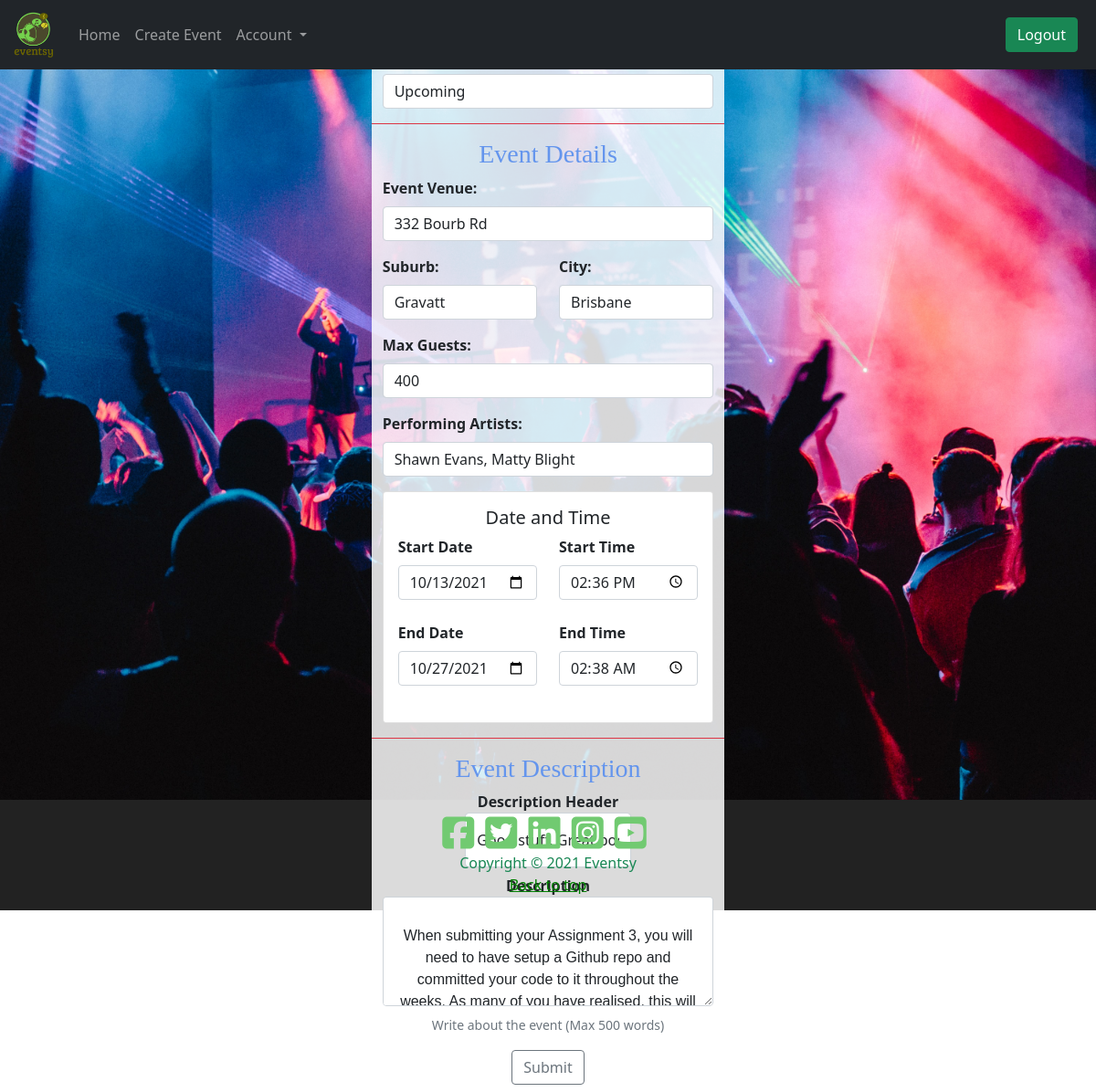
The page /events/4/update (signed in) on the database as committed earlier.
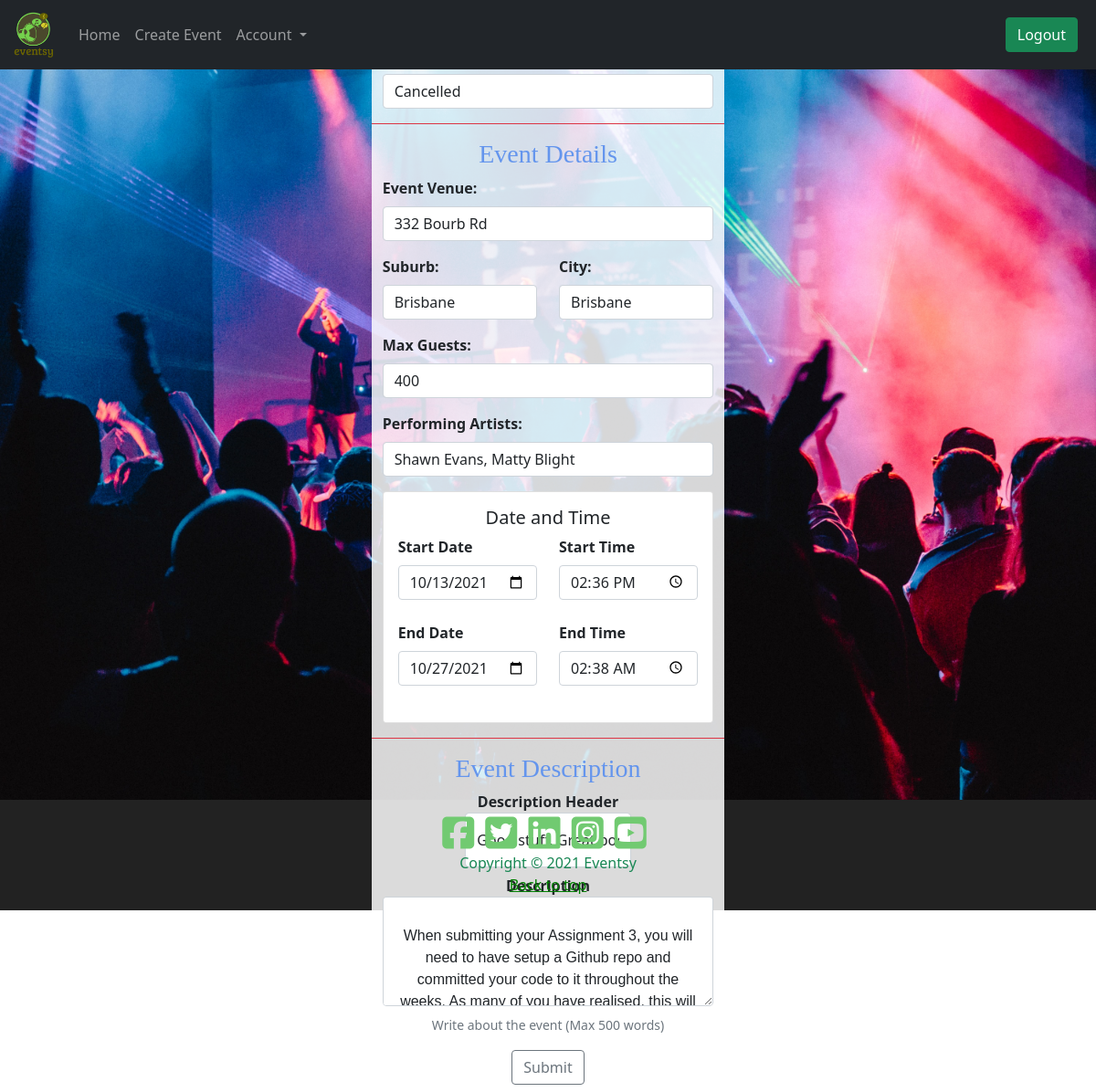
The same page on the database as committed later.
### Website/models.py (models this page shows, shortened)
class Event(db.Model):
    __tablename__ = 'events'
    id = db.Column(db.Integer, primary_key=True)
    title = db.Column(db.String(80), nullable=False)
    startdate = db.Column(db.Date, nullable=False)
    enddate = db.Column(db.Date, nullable=False)
    status = db.Column(db.String(30), nullable=False)
    starttime = db.Column(db.Time, nullable=False)
    endtime = db.Column(db.Time, nullable=False)
    address = db.Column(db.String, nullable=False)
    city = db.Column(db.String(80))
    suburb = db.Column(db.String(80))
    maxguests = db.Column(db.Integer, nullable=False)
    image = db.Column(db.String(400))
    type = db.Column(db.String(80))
    description = db.Column(db.String(200))
    description_header = db.Column(db.String(100))
    artist = db.Column(db.String(80), nullable=False)
    comments = db.relationship('Comment', backref='events')
    user = db.Column(db.Integer, db.ForeignKey('users.id'))
    name = db.relationship('User', backref='events')

### Website/event.py (the view)
@bp.route('/<id>/update', methods=['GET', 'POST'])
@login_required
def update(id):
    event = Event.query.filter_by(id=id).first()
    form = UpdateEvent()
    form.title.data = event.title
    form.startdate.data = event.startdate
    form.enddate.data = event.enddate
    form.starttime.data = event.starttime
    form.endtime.data = event.endtime
    form.address.data = event.address
    form.city.data = event.city
    form.suburb.data = event.suburb
    form.maxguests.data = event.maxguests
    form.type.data = event.type
    form.status.data = event.status
    form.description.data = event.description
    form.artist.data = event.artist
    form.description_header.data = event.description_header
    if form.validate_on_submit():
        event.title = request.form["title"]
        event.address = request.form["address"]
        event.city = request.form["city"]
        event.suburb = request.form["city"]
        event.maxguests = request.form["maxguests"]
        event.type = request.form["type"]
        event.status = request.form["status"]
        event.description = request.form["description"]
        event.artist = request.form["artist"]
        event.description_header = request.form["description_header"]
        db.session.commit()
        print('Event updated successfully')
        print(event.title)
        return redirect(url_for('event.myevents'))
    else:
        return render_template('forms.html', form=form, heading="Update", id=id)

### Website/__init__.py (called while the page is built)
def create_app():
    app = Flask(__name__)
    bootstrap = Bootstrap(app)
    login_manager = LoginManager()
    login_manager.login_view = 'auth.login'
    login_manager.init_app(app)
    from .models import User
    @login_manager.user_loader
    def load_user(user_id):
        return User.query.get(int(user_id))
    newkey = random.Random()
    key = newkey.randint(1, 100000000)
    keystring = str(key)
    app.secret_key = keystring
    print(f" * Secret key: {app.secret_key}")
    app.config['SQLALCHEMY_DATABASE_URI'] = 'sqlite:///musicdb.sqlite'
    db.init_app(app)
    UPLOAD_FOLDER = 'static/images/event_imgs/'
    app.config['UPLOAD_FOLDER'] = UPLOAD_FOLDER
    from . import views
    app.register_blueprint(views.bp)
    from . import auth
    app.register_blueprint(auth.bp)
    from . import event
    app.register_blueprint(event.bp)
    return app

### Website/templates/forms.html (shortened to what the changed rows need)
{% extends "base.html" %}
{% import "bootstrap/wtf.html" as wtf %}
{% block content %}
{% if heading|lower != "create an event" %}
<div class="container-fluid d-flex flex-column justify-content-center text-center top_form">
    <div class="row d-flex justify-content-center mx-2">
        <div class="login_form col-sm-7 col-md-6 col-lg-4 rounded-2 pt-3">
            {% elif heading|lower == "create an event" %}
            <div class="container-fluid d-flex flex-column justify-content-center text-center top_form">
                <div class="row d-flex justify-content-center mt-3 mb-3">
                    <div class="create_form col-sm-8 col-lg-8 rounded-2 pt-3">
                        {% elif heading|lower == "update" %}
                        <div class="container-fluid d-flex flex-column justify-content-center text-center top_form">
                            <div class="row d-flex justify-content-center mt-3 mb-3">
                                <div class="create_form col-sm-8 col-lg-8 rounded-2 pt-3">
                                    {% endif %}
                                    <div class="col mx-auto mt-2">
                                        {% if heading|lower == 'login' %}
                                        <p>New user? <a href="{{ url_for('auth.register') }}">Click here</a> to
                                            register.</p>
                                        {% elif heading|lower == 'register form' %}
                                        <p>Already a user? <a href="{{ url_for('auth.login') }}">Click here</a> to log
                                            in.</p>
                                        {% elif heading|lower == "update" %}
                                        <form method="POST" action="{{ url_for('event.update', id=id)}}"
                                            enctype="multipart/form-data">
                                            <div class="row mb-3 mr-4 ml-4">
                                                <div class="generalInfo border-bottom border-danger">
                                                    <div class=" mt-3 mb-3">
                                                    </div>
                                                    <div class=" mt-3 mb-3">
                                                        <strong><label class="form-label" for="Status">Event Status:</label></strong>
                                                        {{form.status(class_="form-control")}}
                                                    </div>
                                                </div>
                                            </div>
                                            <div class="row mb-3">
                                                <div class="EventSpecific border-bottom border-danger">
                                                    <div class="generalInfoHeading">
                                                        <h3> Event Details</h3>
                                                    </div>
                                                    <div>
                                                        <strong><label class="form-label" for="EventVenue"> Event
                                                                Venue:</label></strong>
                                                        {{form.address(class_="form-control",placeholder="Enter
                                                        venue")}}
                                                    </div>
                                                    <div class="mt-3 row mb-3">
                                                        <div class="col-md-6">
                                                            <div class="form-outline">
                                                                <strong><label class="form-label"
                                                                        for="Suburb">Suburb:</label></strong>
                                                                {{form.suburb(class_="form-control",placeholder="Enter
                                                                Suburb")}}
                                                            </div>
                                                        </div>
                                                        <div class="col">
                                                            <div class="form-outline">
                                                                <strong><label class="form-label"
                                                                        for="City">City:</label></strong>
                                                                {{form.city(class_="form-control",placeholder="Enter
                                                                City")}}
                                                            </div>
                                                        </div>
                                                    </div>
                                                    <div class=" mt-3 mb-3">
                                                        <strong><label class="form-label" for="Max-guests"> Max
                                                                Guests:</label></strong>
                                                        {{form.maxguests(class_="form-control",
                                                        placeholder="Capacity for the Event")}}
                                                    </div>
                                                    <div>
                                                        <strong><label class="form-label" for="PerformingArtists">
                                                                Performing
                                                                Artists:</label></strong>
                                                        {{form.artist(class_="form-control",placeholder="Names of artist
                                                        Performing
                                                        ")}}
                                                    </div>
                                                    <div class=" mt-3 mb-3 ">
                                                        <div class="card d-block mx-auto ">
                                                            <div class="card-body">
                                                                <h5 class="card-title">Date and Time</h5>
                                                                <div>
                                                                    <div class="row mb-4 ">
                                                                        <div class="col-md-6">
                                                                            <div class="form-outline">
                                                                                <strong><label class="form-label"
                                                                                        for="EventStartDate">Start
                                                                                        Date</label></strong>
                                                                                {{form.startdate(type="date",
                                                                                class_="form-control")}}
                                                                            </div>
                                                                        </div>
                                                                        <div class="col">
                                                                            <div class="form-outline">
                                                                                <strong><label class="form-label"
                                                                                        for="EventStartTime">Start
                                                                                        Time</label></strong>
                                                                                {{form.starttime(type="time",
                                                                                class_="form-control")}}
                                                                            </div>
                                                                        </div>
                                                                    </div>
                                                                    <div class="row mb-4 ">
                                                                        <div class="col-md-6">
                                                                            <div class="form-outline">
                                                                                <strong><label class="form-label"
                                                                                        for="EventEndDate">End
                                                                                        Date</label></strong>
                                                                                {{form.enddate(type="date",
                                                                                class_="form-control")}}
                                                                            </div>
                                                                        </div>
                                                                        <div class="col">
                                                                            <div class="form-outline">
                                                                                <strong><label class="form-label"
                                                                                        for="EventEndTime">End
                                                                                        Time</label></strong>
                                                                                {{form.endtime(type="time",
                                                                                class_="form-control")}}
                                                                            </div>
                                                                        </div>
                                                                    </div>
                                                                </div>
                                                            </div>
                                                        </div>
                                                    </div>
                                                </div>
                                            </div>
                                            <div class="row mb-3">
                                                <div class="generalInfoHeading">
                                                    <h3> Event Description</h3>
                                                </div>
                                                <div>
                                                    <div class="col-6 mb-2 d-flex mx-auto justify-content-center">
                                                        <div class="row mx-auto ">
                                                            <strong><label for="description">Description
                                                                    Header</label></strong>
                                                            {{form.description_header(class_="form-control
                                                            description_header")}}
                                                        </div>
                                                    </div>
                                                    <div class="col-12 mb-2">
                                                        <div class="row mx-auto">
                                                            <strong><label
                                                                    for="description">Description</label></strong>
                                                            {{form.description(class_="form-control description" )}}
                                                        </div>
                                                    </div>
                                                    <small id="exampleFormControlTextarea1"
                                                        class="form-text text-muted">
                                                        Write about the event (Max 500 words)</small>
                                                </div>
                                            </div>
                                            <input class="btn btn-outline-secondary mb-2" type="submit" value="Submit">
                                        </form>
                                        {% endif %}
                                    </div>
                                </div>
                            </div>
                        </div>
{% endblock %}

Rows that differ between the two databases and show on the page:
changed Event "332 Bourb Rd": status "Upcoming" → "Cancelled"; suburb "Gravatt" → "Brisbane"
